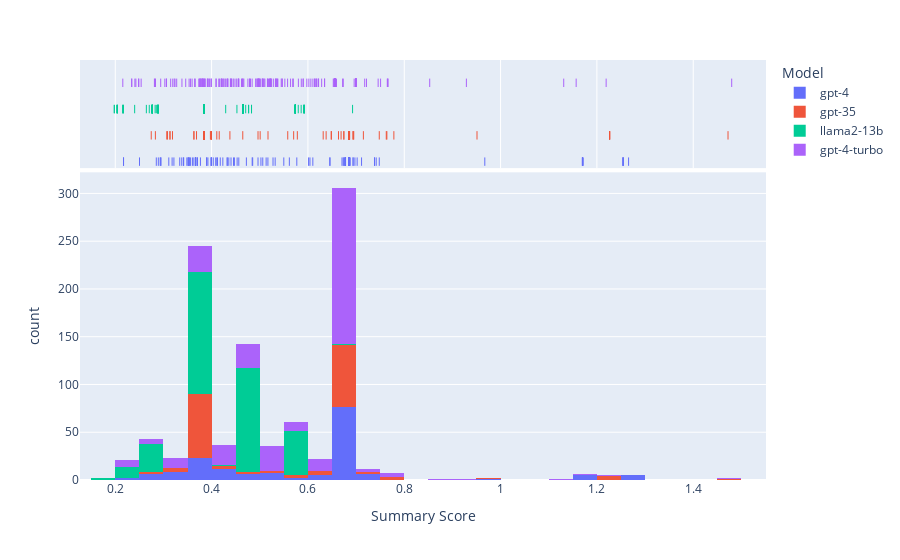

Source (notebook cell):
### Code cell
# Create a histogram of the summary scores WITH model/prompt labels. ignore outliers
import plotly.express as px
# remove outlier summary score
outliers_removed = df[df["Summary Score"] < 1.5]
def removeSmallGPT4Turbo(row):
    if row["Model"] == "gpt-4-turbo":
        if getPacketCount(row["Input"]) <= 40:
            return False
        else:
            return True
    else:
        return True
removed_small = outliers_removed[outliers_removed.apply(removeSmallGPT4Turbo, axis=1)]
removed_small["Parsed Input"] = removed_small["Input"].apply(getPacketCount)
fig = px.histogram(removed_small, x="Summary Score", color="Model", marginal="rug", hover_data=["Prompt Name", "Parsed Input"])
fig.show()

### Figure 1 — Plotly figure (JSON) as saved in the notebook; plotly's stock layout.template omitted (floating-point values rounded to 4 significant figures; data arrays with more than 128 entries replaced by an {"elided": "..."} marker saying what was removed)
{"data": [{"alignmentgroup": "True", "bingroup": "x", "hovertemplate": "Model=gpt-4<br>Summary Score=%{x}<br>count=%{y}<extra></extra>", "legendgroup": "gpt-4", "marker": {"color": "#636efa", "pattern": {"shape": ""}}, "name": "gpt-4", "offsetgroup": "gpt-4", "orientation": "v", "showlegend": true, "type": "histogram", "x": {"elided": "164 float values"}, "xaxis": "x", "yaxis": "y"}, {"alignmentgroup": "True", "boxpoints": "all", "customdata": {"elided": "164x2 mixed values"}, "fillcolor": "rgba(255,255,255,0)", "hoveron": "points", "hovertemplate": "Model=gpt-4<br>Summary Score=%{x}<br>Prompt Name=%{customdata[0]}<br>Parsed Input=%{customdata[1]}<extra></extra>", "jitter": 0, "legendgroup": "gpt-4", "line": {"color": "rgba(255,255,255,0)"}, "marker": {"color": "#636efa", "symbol": "line-ns-open"}, "name": "gpt-4", "offsetgroup": "gpt-4", "showlegend": false, "type": "box", "x": {"elided": "164 float values"}, "xaxis": "x2", "yaxis": "y2"}, {"alignmentgroup": "True", "bingroup": "x", "hovertemplate": "Model=gpt-35<br>Summary Score=%{x}<br>count=%{y}<extra></extra>", "legendgroup": "gpt-35", "marker": {"color": "#EF553B", "pattern": {"shape": ""}}, "name": "gpt-35", "offsetgroup": "gpt-35", "orientation": "v", "showlegend": true, "type": "histogram", "x": {"elided": "164 float values"}, "xaxis": "x", "yaxis": "y"}, {"alignmentgroup": "True", "boxpoints": "all", "customdata": {"elided": "164x2 mixed values"}, "fillcolor": "rgba(255,255,255,0)", "hoveron": "points", "hovertemplate": "Model=gpt-35<br>Summary Score=%{x}<br>Prompt Name=%{customdata[0]}<br>Parsed Input=%{customdata[1]}<extra></extra>", "jitter": 0, "legendgroup": "gpt-35", "line": {"color": "rgba(255,255,255,0)"}, "marker": {"color": "#EF553B", "symbol": "line-ns-open"}, "name": "gpt-35", "offsetgroup": "gpt-35", "showlegend": false, "type": "box", "x": {"elided": "164 float values"}, "xaxis": "x2", "yaxis": "y2"}, {"alignmentgroup": "True", "bingroup": "x", "hovertemplate": "Model=llama2-13b<br>Summary Score=%{x}<br>count=%{y}<extra></extra>", "legendgroup": "llama2-13b", "marker": {"color": "#00cc96", "pattern": {"shape": ""}}, "name": "llama2-13b", "offsetgroup": "llama2-13b", "orientation": "v", "showlegend": true, "type": "histogram", "x": {"elided": "329 float values"}, "xaxis": "x", "yaxis": "y"}, {"alignmentgroup": "True", "boxpoints": "all", "customdata": {"elided": "329x2 mixed values"}, "fillcolor": "rgba(255,255,255,0)", "hoveron": "points", "hovertemplate": "Model=llama2-13b<br>Summary Score=%{x}<br>Prompt Name=%{customdata[0]}<br>Parsed Input=%{customdata[1]}<extra></extra>", "jitter": 0, "legendgroup": "llama2-13b", "line": {"color": "rgba(255,255,255,0)"}, "marker": {"color": "#00cc96", "symbol": "line-ns-open"}, "name": "llama2-13b", "offsetgroup": "llama2-13b", "showlegend": false, "type": "box", "x": {"elided": "329 float values"}, "xaxis": "x2", "yaxis": "y2"}, {"alignmentgroup": "True", "bingroup": "x", "hovertemplate": "Model=gpt-4-turbo<br>Summary Score=%{x}<br>count=%{y}<extra></extra>", "legendgroup": "gpt-4-turbo", "marker": {"color": "#ab63fa", "pattern": {"shape": ""}}, "name": "gpt-4-turbo", "offsetgroup": "gpt-4-turbo", "orientation": "v", "showlegend": true, "type": "histogram", "x": {"elided": "322 float values"}, "xaxis": "x", "yaxis": "y"}, {"alignmentgroup": "True", "boxpoints": "all", "customdata": {"elided": "322x2 mixed values"}, "fillcolor": "rgba(255,255,255,0)", "hoveron": "points", "hovertemplate": "Model=gpt-4-turbo<br>Summary Score=%{x}<br>Prompt Name=%{customdata[0]}<br>Parsed Input=%{customdata[1]}<extra></extra>", "jitter": 0, "legendgroup": "gpt-4-turbo", "line": {"color": "rgba(255,255,255,0)"}, "marker": {"color": "#ab63fa", "symbol": "line-ns-open"}, "name": "gpt-4-turbo", "offsetgroup": "gpt-4-turbo", "showlegend": false, "type": "box", "x": {"elided": "322 float values"}, "xaxis": "x2", "yaxis": "y2"}], "layout": {"barmode": "relative", "legend": {"title": {"text": "Model"}, "tracegroupgap": 0}, "margin": {"t": 60}, "xaxis": {"anchor": "y", "domain": [0, 1], "title": {"text": "Summary Score"}}, "xaxis2": {"anchor": "y2", "domain": [0, 1], "matches": "x", "showgrid": true, "showticklabels": false}, "yaxis": {"anchor": "x", "domain": [0, 0.7326], "title": {"text": "count"}}, "yaxis2": {"anchor": "x2", "domain": [0.7426, 1], "matches": "y2", "showgrid": false, "showline": false, "showticklabels": false, "ticks": ""}}}
